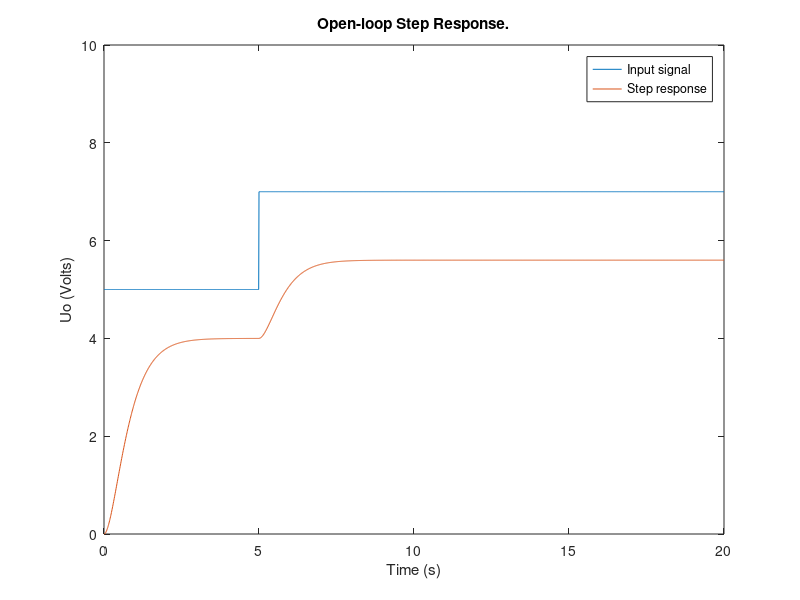
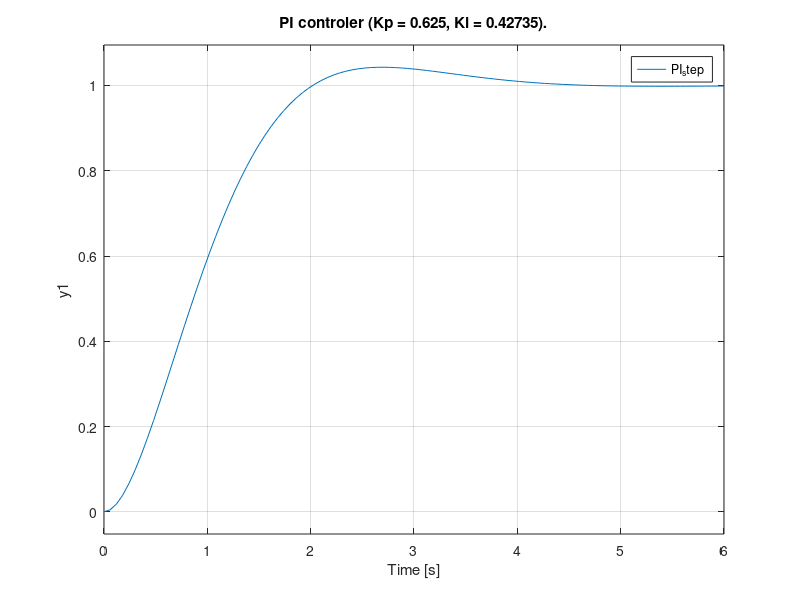
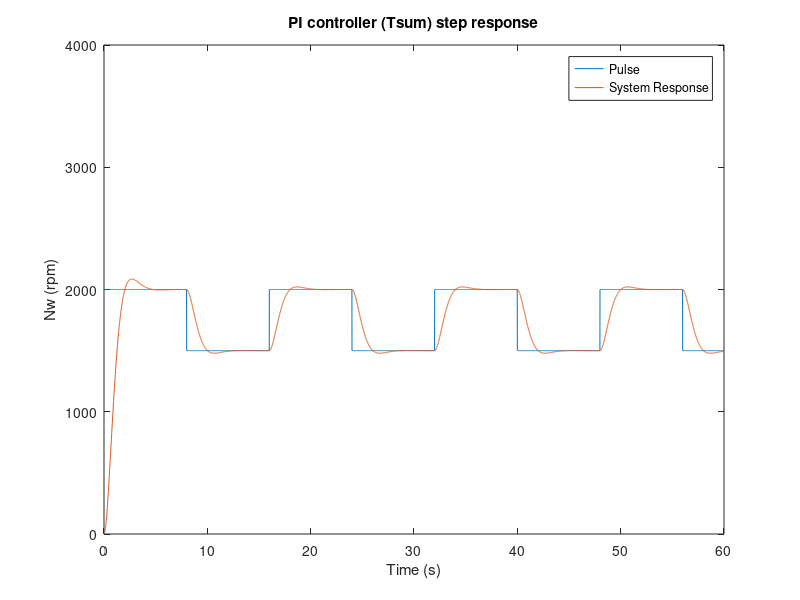

Recreate these plots in MATLAB, in order.
clear all
close all
clc
Ks = 0.8;
Te = 0.14;  %tu
Tb = 1.05;  %tg

T1 = 0.37*Tb;
T2 = 3.33*Te;

sys  = Ks * tf(1, [T1 1]) * tf(1, [T2 1])

% Step response

figure('Name','Transfer function')
% [y,t] = step(sys);
t=0:0.01:20;
for k=1:length(t)
    if(t(k)<5)
        y(k) = 5;
    else
        y(k) = 7;
    end
end
plot(t, y);
hold on
st = lsim(sys,y,t);
plot(t, st);
title('Open-loop Step Response.');
ylabel('Uo (Volts)');
xlabel('Time (s)'); 
legend('Input signal', 'Step response')
axis([0 20 0 10])
hold off

        % PI contoller with Tsum Method
%///Parameters
disp('pi')
Kp = 0.5/Ks;
Ti = 0.5*(T1+T2);
%\\\
figure('Name','PI controller')
PID_controller = pidstd(Kp, Ti);
m = feedback(PID_controller*sys,1);
step(m)
title(['PI controler (Kp = ' num2str(Kp) ', Ki = ' num2str(Ti)  ').']);
legend('PI_step')


% Step response for rpm control with Tsum method
f = 1/16;
t1=0:0.01:60;
pulse = 500*square(2*pi*f*t1)/2 + 1750;
figure('Name','Step response')
plot(t1, pulse)
axis([0 60 0 4000])
hold on
resp = lsim(m,pulse,t1);
plot(t1, resp) 
title('PI controller (Tsum) step response')
legend('Pulse', 'System Response')
xlabel('Time (s)'); 
ylabel('Nw (rpm)'); 
e = resp - (pulse.');

% Errors
iea = trapz(t1,abs(e));          % IAE trapz=numerical integration 
ise = trapz(t1,e.^2);            % ISE 
itae = trapz(t1, t1'.*abs(e));     % ITAE
itse = trapz(t1,t1'.*(e.^2));      % ITSE


